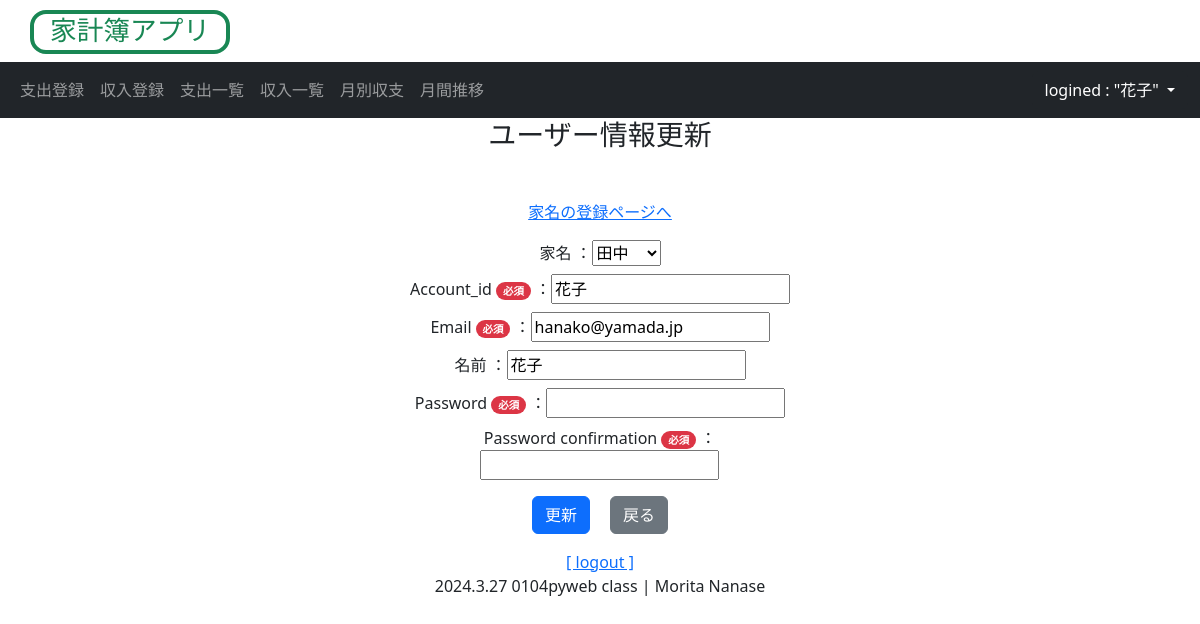
/user_update/11/ (signed in), run on the app's committed database.
### accounts/models.py (models this page shows, shortened)
class User(AbstractBaseUser, PermissionsMixin):
    account_id = models.CharField(
        verbose_name=_("account_id"),
        unique=True,
        max_length=10
    )
    email = models.EmailField(
        verbose_name=_("email"),
        unique=True
    )
    family_name = models.ForeignKey(
        Family,
        verbose_name=_("家名"),
        on_delete=models.SET_NULL,
        default=None,  # デフォルト値
        null=True,
        blank=True
    )
    first_name = models.CharField(
        verbose_name=_("名前"),
        max_length=150,
        null=True,
        blank=True
    )
    is_superuser = models.BooleanField(
        verbose_name=_("is_superuer"),
        default=False
    )
    is_staff = models.BooleanField(
        verbose_name=_('staff status'),
        default=True,
    )
    is_active = models.BooleanField(
        verbose_name=_('active'),
        default=True,
    )
    created_at = models.DateTimeField(
        verbose_name=_("created_at"),
        auto_now_add=True
    )
    updated_at = models.DateTimeField(
        verbose_name=_("updateded_at"),
        auto_now=True
    )
    objects = UserManager()
    USERNAME_FIELD = 'account_id' # ログイン時、ユーザー名の代わりにaccount_idを使用
    REQUIRED_FIELDS = ['email']  # スーパーユーザー作成時にemailも設定

class Family(models.Model):
    family_name = models.CharField(
            verbose_name=_("家名"),
            max_length=150,
            unique=True,
            null=True,
            blank=False
        )
    def __str__(self):
        return self.family_name
    class Meta:
        ordering = ('id',)

### accounts/views.py (the view, shortened to what this page needs)
# urls.py: path('user_update/<int:pk>/', views.UserUpdate.as_view(), name='user_update'),
class UserUpdate(LoginRequiredMixin, UpdateView):
    template_name = 'accounts/signup.html'
    model = User
    form_class = SignUpForm
    success_url = reverse_lazy("accounts:mypage") # ユーザー更新後のリダイレクト先
    def get_context_data(self, **kwargs): # オーバーライド
        context = super().get_context_data(**kwargs) # 親クラスの get_context_dataメソッドを実行
        context['page_title'] = 'ユーザー情報更新' # contextに追加
        return context

### accounts/forms.py
class SignUpForm(UserCreationForm):
    class Meta:
        model = User # 連携するカスタムユーザーモデル
        fields = [ # フォームで使用するフィールド
            "family_name",
            "account_id",
            "email",
            "first_name",
        ]

### money/my_context_processor.py (called while the page is built)
def common(request): # 家計簿アプリの共通コンテクスト
    now = timezone.now()
    return {"now_year": now.year,
            "now_month": now.month}

### accounts/templates/accounts/signup.html (shortened to what this page needs)
{% extends 'money/base.html' %}
{% block title %}
  <div class="h3 text-center">{{ page_title }}</div>
{% endblock %}
{% block content %}
  <div class="mt-5 mx-auto text-center">
    <p><a href="{% url 'accounts:familyregister' %}" >家名の登録ページへ</a></p>
  </div>
  <div style="width:40%" class="mx-auto text-center">
    <form method="POST">
      {% for field in form %}
        <div class="mt-2">
          <label class="label mr-4 position-relative">
            {{ field.label }}
              {% if field.field.required %}
                <small><span class="badge rounded-pill bg-danger">必須</span></small>
              {% endif %}
          </label>
          ：{{ field }}
        </div>
        {% endfor %}
      <div class="mt-3 mx-auto text-center">
        {% if user.is_authenticated %}
        <button type="submit" class="btn btn-primary">更新</button>&emsp;
        {% else %}
        <button type="submit" class="btn btn-primary">登録</button>&emsp;
        {% endif %}
        <a href="{% url 'accounts:login' %}" class="btn btn-secondary">戻る</a>
      </div>
    </form>
  </div>
{% endblock %}

### money/templates/money/base.html (shortened to what this page needs)
{% load static %}
<!DOCTYPE html>
<html lang="ja">
<head>
  <link href="https://cdn.jsdelivr.net/npm/bootstrap@5.3.0/dist/css/bootstrap.min.css" rel="stylesheet"
>
</head>
<body>
  <header>
    <div style="width:200px" class="h1 pb-1 text-center border border-success border-4 rounded-4">
      <a href="{% url 'money:payment_list' %}" class="link-success link-offset-2 link-underline link-underline-opacity-0">
      家計簿アプリ</a></div>
    <nav class="navbar fixed-top navbar-expand navbar-dark bg-dark">
      <div class="container-fluid">
        <div class="collapse navbar-collapse" id="navbarNavDarkDropdown">
          {% if user.is_authenticated %}
          <ul style="width:100%" class="navbar-nav mr-auto">
            <li class="nav-item">
              <a class="nav-link" href="{% url 'money:payment_create'%}">支出登録</a>
            </li>
            <li class="nav-item">
              <a class="nav-link" href="{% url 'money:income_create'%}">収入登録</a>
            </li>
            <li class="nav-item">
              <a class="nav-link" href="{% url 'money:payment_list' %}">支出一覧</a>
            </li>
            <li class="nav-item">
              <a class="nav-link" href="{% url 'money:income_list'%}">収入一覧</a>
            </li>
            <li class="nav-item">
              <a class="nav-link" href="{% url 'money:month_graph' now_year now_month%}">月別収支</a>
            </li>
            <li class="nav-item">
              <a class="nav-link" href="{% url 'money:month_transition' %}">月間推移</a>
            </li>
          </ul>
          <ul class="navbar-nav">
            <li class="nav-item dropdown">
              <button class="btn btn-dark dropdown-toggle" data-bs-toggle="dropdown" aria-expanded="false">
                logined : "{{ user.account_id }}"
              </button>
            </li>
          </ul>
          {% endif %}
        </div>
      </div>
    </nav>
  </header>
  <div class="layout">
      {% block title %}{% endblock %}
  </div>
  <div class="container">
        {% block content %}{% endblock %}
  </div>
  <footer>
  {% if user.is_authenticated %}
    <div class="my-3 text-center">
        <span class="font-weight-bold">
            <a href="/logout?next=">[ logout ]</a>
        </span>
        <span class="float-right">
          <div>2024.3.27 0104pyweb class | Morita Nanase</div>
        </span>
    </div>
  {% endif %}
  </footer>
</body>
</html>

### money/templates/money/base.html (style rules this page uses)
.h1 { margin-top: 10px; margin-left: 30px; font-size:20pt; }
.navbar { position: relative; z-index: 2; }
.layout { position: relative; z-index: 1; }
.container { position: relative; z-index: 1; }

### data on the page
User: account_id "花子", form "花子" "hanako@yamada.jp" "花子"
Family: form "田中"

### other printed values
{{ page_title }} "ユーザー情報更新"
{{ field.label }} "家名" "Account_id" "Email" "名前" "Password" "Password confirmation"
